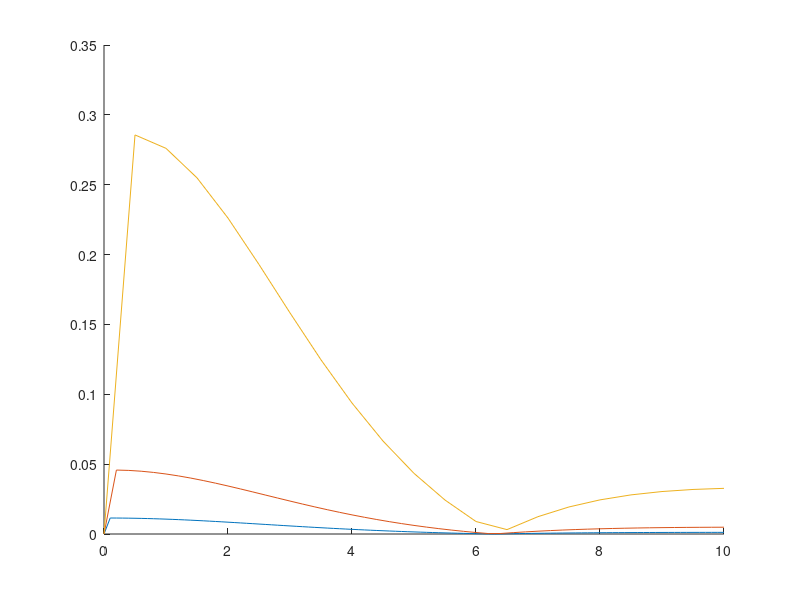

This figure's MATLAB source:
%===================== Heunz2 ==========================
% The program computes the velocity and displacement of 
% a golf ball falling vertically in air and compares 
% with the analytical solution. The equation of motion 
% is integrated using Heun's method.
%=======================================================

clear
nu = 1.5e-5 ;   % Kinematical viscosity of air [m^2/s]
rof = 1.22  ;   % Density of air [kg/m^3]
rol = 1275.0;   % Density of golf ball [kg/m^3]
d   =  0.041 ;  % Diameter of ball [m]
tend = 10.0  ;  % Max. time [s]
g = 9.81    ;   % Gravity [N/kg]

% Using Cd =  0.4
alfa = 7.0e-3;
k1 = sqrt(g/alfa); k2 = sqrt(alfa*g);
hold on
for dt = [ 0.1 0.2 0.5 ]
    nsteps = round(tend/dt) + 1;
    % --- Allocate space for vectors
    za = zeros(nsteps,1); t = za; z = za; 
    v = za; relerr = v;
    % --- Heun's method
    for k = 1:nsteps - 1
        t(k+1) = k*dt;
        % --- Predictor
        vp = v(k) + dt*(g - alfa*v(k)^2);
        % --- Corrector
        z(k+1) = z(k) + 0.5*dt*(v(k) + vp);
        v(k+1) = v(k) + 0.5*dt*(2*g - alfa*(v(k)^2 + vp^2));
    end
    % Analytical solution
    za = log(cosh(k2*t))/alfa;
   % Compute relative error 
   for k = 2:nsteps
       relerr(k) = abs((za(k) - z(k))/za(k));
       %relerr(k) = abs(za(k) - z(k)); % abs. err
   end
   relerr = relerr*100; % Error in percent
   plot(t,relerr)
end
shg
hold off
